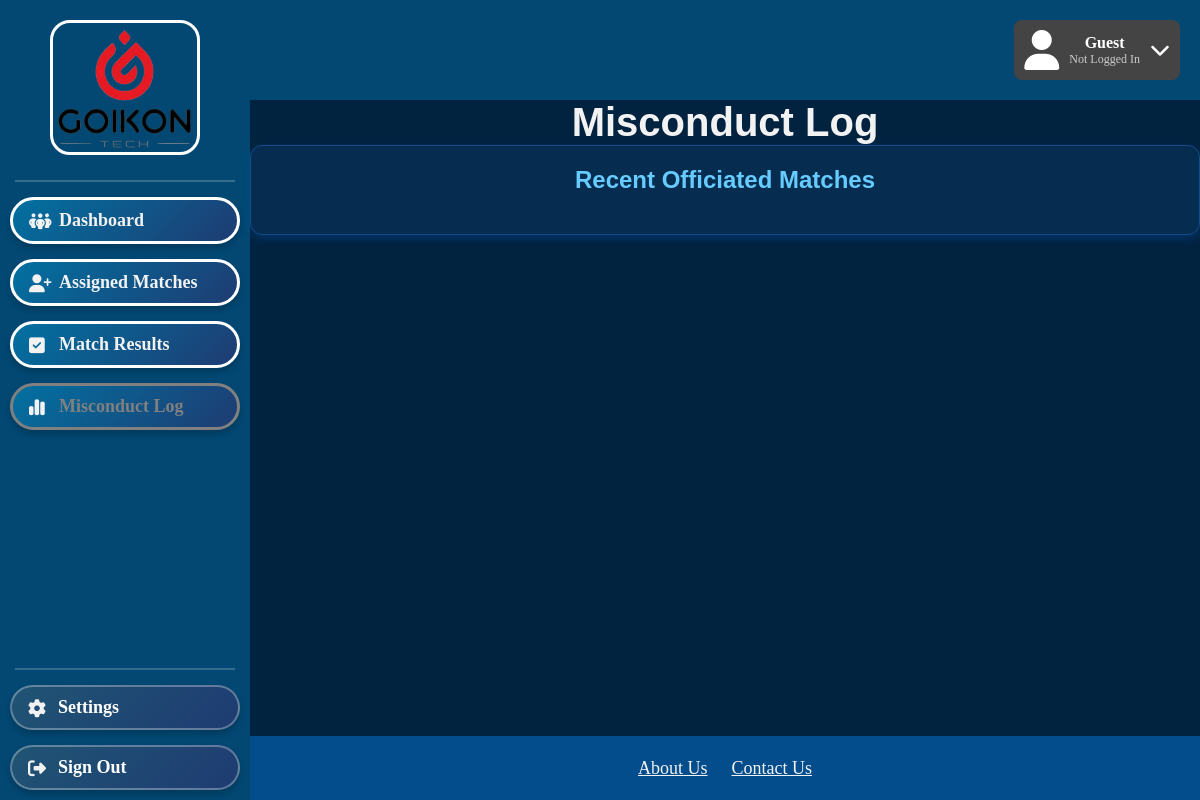
/Main/refereePages/MisconductLog.php, run on an earlier commit of the app's database.
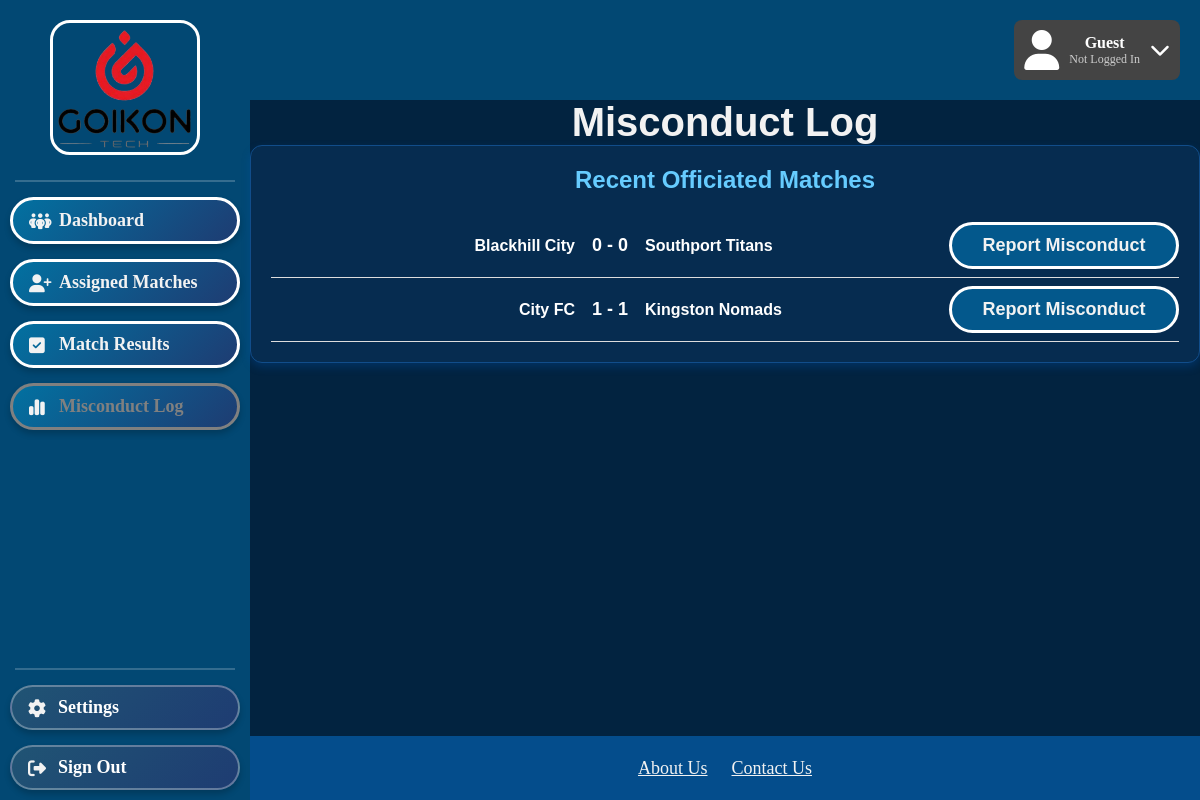
And on a later commit of the database.
### tables this page shows
CREATE TABLE "League_Match" (
	"LeagueMatchID"	INTEGER,
	"LeagueID"	INTEGER NOT NULL,
	"HomeTeamID"	INTEGER NOT NULL,
	"AwayTeamID"	INTEGER NOT NULL,
	"MatchDate"	DATETIME NOT NULL,
	"FieldID"	INTEGER NOT NULL,
	"Status"	TEXT NOT NULL,
	"HomeGoals"	INTEGER NOT NULL DEFAULT 0,
	"AwayGoals"	INTEGER NOT NULL DEFAULT 0,
	PRIMARY KEY("LeagueMatchID" AUTOINCREMENT),
	FOREIGN KEY("AwayTeamID") REFERENCES "Team"("TeamID") ON DELETE CASCADE ON UPDATE CASCADE,
	FOREIGN KEY("FieldID") REFERENCES "Field"("FieldID") ON DELETE CASCADE ON UPDATE CASCADE,
	FOREIGN KEY("HomeTeamID") REFERENCES "Team"("TeamID") ON DELETE CASCADE ON UPDATE CASCADE,
	FOREIGN KEY("LeagueID") REFERENCES "League"("LeagueID") ON DELETE CASCADE ON UPDATE CASCADE
);

### Main/refereePages/MisconductLog.php (the view, shortened to what this page needs)
<?php include_once __DIR__ . '/../Include/profile_header.php'; ?>
<!DOCTYPE html>
<html>
    <link rel="stylesheet" href="../styles.css">
    <div class="sidebar">
        <img src="../GoikonLogoFinal.png" alt="Goikon Logo" class = "goikon-logo">
        <div class="sidebar-separator"></div>
        <div class="sidebar-button">
            <a href="RefereeDashboard.php">
                <i class="fa-solid fa-people-group"></i>Dashboard
            </a>
        </div>
        <div class="sidebar-button">
            <a href="AssignedMatches.php">
                <i class="fa-solid fa-user-plus"></i>Assigned Matches
            </a>
        </div>
        <div class="sidebar-button">
            <a href="MatchResults.php">
                <i class="fa-solid fa-square-check"></i>Match Results
            </a>
        </div>
        <div class="sidebar-button" class="stayOnPageLink">
            <a href="MisconductLog.php">
                <i class="fa-solid fa-chart-simple"></i>Misconduct Log
            </a>
        </div>
        <div class="sidebar-toolbox-container">
            <div class="sidebar-separator"></div>
            <div class="sidebar-toolbox-button">
                <a href="../Homepages/SettingsPersonal.php">
                    <i class="fa-solid fa-gear"></i>Settings
                </a>
            </div>
            <div class="sidebar-toolbox-button">
                <a href="../Create Account and Login/Login.php">
                    <i class="fa-solid fa-right-from-bracket"></i></i>Sign Out
                </a>
            </div>
        </div>
    </div>
    <div class="footer">
        <a href="../Homepages/AboutUs.php">About Us</a>
        <a href="../Homepages/ContactUs.php">Contact Us</a>
    </div>
   <div class="main-content">
       <h1><b>Misconduct Log</b></h1>
       <?php
        require_once __DIR__ . '/../Include/db.php';
        try {
            $dbInstance = new Database();
            $conn = $dbInstance->getConnection();
        } catch (Exception $e) {
            die("Error: " . $e->getMessage());
        }
        ?>
        <div class="card">
            <h2>Recent Officiated Matches</h2>
            <?php
            $officiatedQuery = "
                SELECT lm.LeagueMatchID, hm.TeamID AS HomeID, am.TeamID AS AwayID,
                    hm.TeamName AS HomeTeam, am.TeamName AS AwayTeam,
                    lm.MatchDate, lm.HomeGoals, lm.AwayGoals
                FROM Referee_Booking rb
                JOIN League_Match lm ON rb.LeagueMatchID = lm.LeagueMatchID
                JOIN Team hm ON lm.HomeTeamID = hm.TeamID
                JOIN Team am ON lm.AwayTeamID = am.TeamID
                WHERE rb.RefereeID = 3 AND lm.Status = 'Completed'
                ORDER BY lm.MatchDate DESC
                LIMIT 5
            ";
            $officiatedResults = $conn->query($officiatedQuery);
            while ($row = $officiatedResults->fetchArray(SQLITE3_ASSOC)) {
                $leagueMatchID = intval($row['LeagueMatchID']);
                $homeTeam = htmlspecialchars($row['HomeTeam']);
                $awayTeam = htmlspecialchars($row['AwayTeam']);
                $homeID = intval($row['HomeID']);
                $awayID = intval($row['AwayID']);
                $homeGoals = intval($row['HomeGoals']);
                $awayGoals = intval($row['AwayGoals']);
                $winnerHome = $homeGoals > $awayGoals ? 'winner' : '';
                $winnerAway = $awayGoals > $homeGoals ? 'winner' : '';
                echo "<div class='result-row'>
                        <div class='team home $winnerHome'>{$homeTeam}</div>
                        <div class='score'>{$homeGoals} - {$awayGoals}</div>
                        <div class='team away $winnerAway'>{$awayTeam}</div>
                        <div class='notes-button'>
                            <button class='report-misconduct-btn'
                                    data-matchid='{$leagueMatchID}'
                                    data-homeid='{$homeID}'
                                    data-awayid='{$awayID}'
                                    data-homename='{$homeTeam}'
                                    data-awayname='{$awayTeam}'>
                                Report Misconduct
                            </button>
                        </div>
                    </div>";
            }
            ?>
        </div>
   </div>
</html>

What changed in the data, as far as the page shows it:
added league_match: homeTeam "Blackhill City", HomeGoals "0", AwayGoals "0", awayTeam "Southport Titans"
added league_match: homeTeam "City FC", HomeGoals "1", AwayGoals "1", awayTeam "Kingston Nomads"
